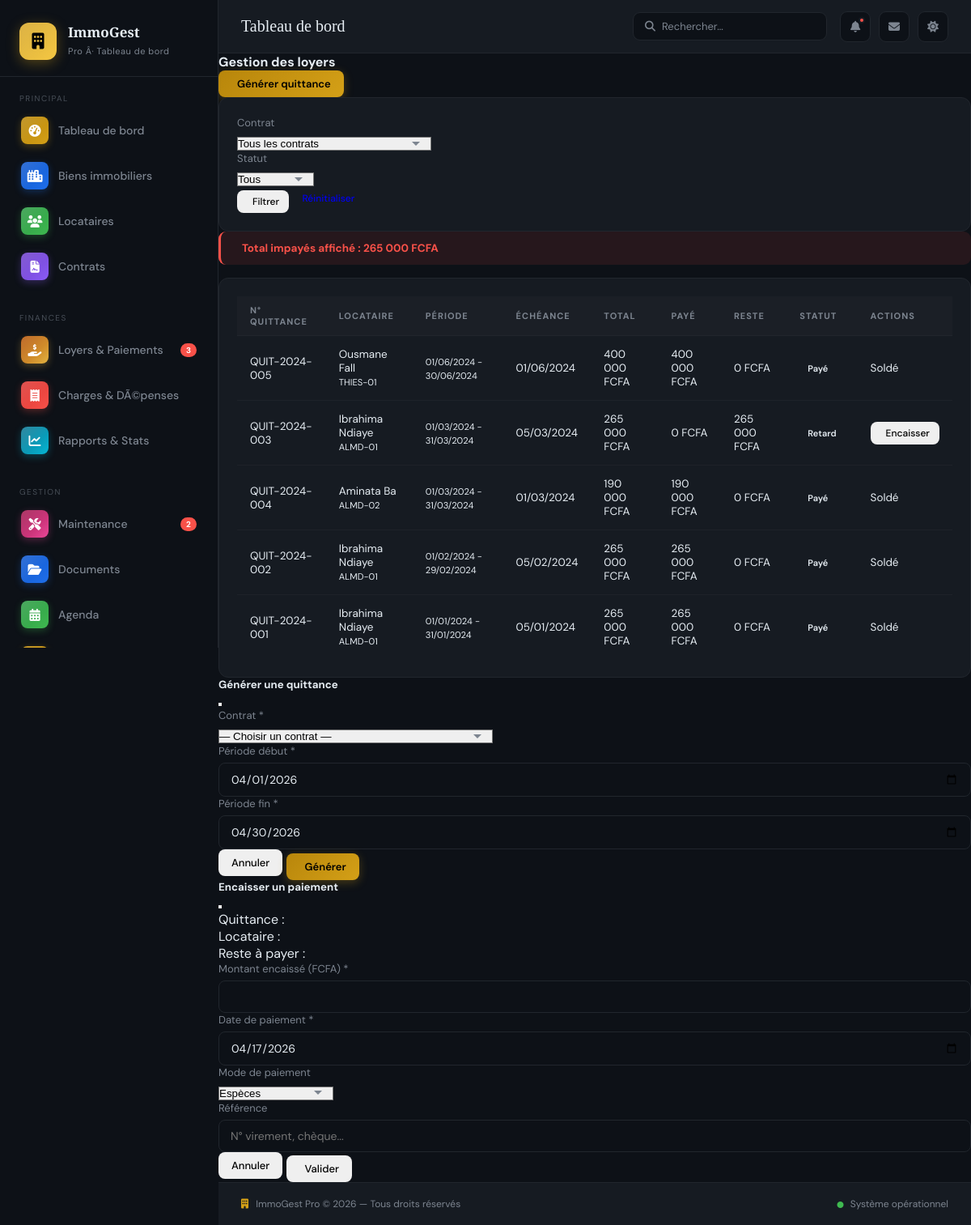
The app's page /pages/quittances.php (signed in) with its own data.
### tables this page shows
CREATE TABLE IF NOT EXISTS quittances (
    id INT AUTO_INCREMENT PRIMARY KEY,
    contrat_id INT NOT NULL,
    numero VARCHAR(50) NOT NULL UNIQUE,
    periode_debut DATE NOT NULL,
    periode_fin DATE NOT NULL,
    date_echeance DATE NOT NULL,
    montant_loyer DECIMAL(10,2) NOT NULL,
    montant_charges DECIMAL(10,2) DEFAULT 0.00,
    montant_total DECIMAL(10,2) NOT NULL,
    montant_paye DECIMAL(10,2) DEFAULT 0.00,
    date_paiement DATE,
    mode_paiement ENUM('especes','virement','cheque','mobile_money','autre') DEFAULT 'especes',
    reference_paiement VARCHAR(100),
    statut ENUM('en_attente','partiel','paye','retard','annule') DEFAULT 'en_attente',
    penalite_retard DECIMAL(10,2) DEFAULT 0.00,
    notes TEXT,
    created_at TIMESTAMP DEFAULT CURRENT_TIMESTAMP,
    updated_at TIMESTAMP DEFAULT CURRENT_TIMESTAMP ON UPDATE CURRENT_TIMESTAMP,
    FOREIGN KEY (contrat_id) REFERENCES contrats(id) ON DELETE CASCADE
);

CREATE TABLE IF NOT EXISTS logements (
    id INT AUTO_INCREMENT PRIMARY KEY,
    immeuble_id INT NOT NULL,
    reference VARCHAR(50) NOT NULL,
    type ENUM('studio','F1','F2','F3','F4','F5+','commerce','bureau','parking') DEFAULT 'F2',
    etage INT DEFAULT 0,
    surface DECIMAL(8,2),
    nb_pieces INT DEFAULT 1,
    nb_chambres INT DEFAULT 1,
    loyer_base DECIMAL(10,2) NOT NULL,
    charges DECIMAL(10,2) DEFAULT 0.00,
    depot_garantie DECIMAL(10,2) DEFAULT 0.00,
    statut ENUM('libre','occupe','travaux','indisponible') DEFAULT 'libre',
    description TEXT,
    equipements TEXT,
    photo VARCHAR(255),
    created_at TIMESTAMP DEFAULT CURRENT_TIMESTAMP,
    updated_at TIMESTAMP DEFAULT CURRENT_TIMESTAMP ON UPDATE CURRENT_TIMESTAMP,
    FOREIGN KEY (immeuble_id) REFERENCES immeubles(id) ON DELETE CASCADE
);

### pages/quittances.php (the view, shortened to what this page needs)
<?php
require_once __DIR__ . '/../config/app.php';
$db = getDB();
$where  = [];
$params = [];
$whereSQL = $where ? "WHERE " . implode(' AND ', $where) : '';
$quittances = $db->prepare("
    SELECT q.*, c.numero AS contrat_num, c.loyer_mensuel, c.locataire_id,
           CONCAT(l.prenom,' ',l.nom) AS locataire, l.telephone,
           lg.reference AS logement, i.nom AS immeuble
    FROM quittances q
    JOIN contrats c ON q.contrat_id = c.id
    JOIN locataires l ON c.locataire_id = l.id
    JOIN logements lg ON c.logement_id = lg.id
    JOIN immeubles i ON lg.immeuble_id = i.id
    $whereSQL
    ORDER BY q.date_echeance DESC
");
$quittances->execute($params);
$quittances = $quittances->fetchAll();
$totalImpayes = array_sum(array_column(array_filter($quittances, fn($q) => in_array($q['statut'], ['retard','partiel','en_attente'])), 'montant_total'))
              - array_sum(array_column(array_filter($quittances, fn($q) => in_array($q['statut'], ['retard','partiel','en_attente'])), 'montant_paye'));
?>
<?php include __DIR__ . '/../includes/header.php'; ?>
<div class="d-flex justify-content-between align-items-center mb-4">
  <h4 class="fw-bold mb-0"><i class="bi bi-receipt me-2 text-primary"></i>Gestion des loyers</h4>
  <button class="btn btn-primary" data-bs-toggle="modal" data-bs-target="#modalGenerer">
    <i class="bi bi-plus-lg me-1"></i>Générer quittance
  </button>
</div>
<div class="card border-0 shadow-sm mb-4">
  <div class="card-body py-2">
    <form method="GET" class="row g-2 align-items-end">
      <div class="col-md-4">
        <label class="form-label small mb-1">Contrat</label>
        <select name="contrat_id" class="form-select form-select-sm">
          <option value="">Tous les contrats</option>
        </select>
      </div>
      <div class="col-md-3">
        <label class="form-label small mb-1">Statut</label>
        <select name="statut" class="form-select form-select-sm">
          <option value="">Tous</option>
        </select>
      </div>
      <div class="col-auto">
        <button class="btn btn-outline-primary btn-sm"><i class="bi bi-funnel me-1"></i>Filtrer</button>
        <a href="?" class="btn btn-outline-secondary btn-sm ms-1">Réinitialiser</a>
      </div>
    </form>
  </div>
</div>
<?php if ($totalImpayes > 0): ?>
<div class="alert alert-danger d-flex align-items-center mb-4">
  <div><strong>Total impayés affiché : <?= formatMontant($totalImpayes) ?></strong></div>
</div>
<?php endif; ?>
<div class="card border-0 shadow-sm">
  <div class="card-body p-0">
    <div class="table-responsive">
      <table class="table table-hover align-middle mb-0">
        <thead class="table-light">
          <tr><th>N° Quittance</th><th>Locataire</th><th>Période</th><th>Échéance</th><th>Total</th><th>Payé</th><th>Reste</th><th>Statut</th><th>Actions</th></tr>
        </thead>
        <tbody>
        <?php foreach ($quittances as $q): ?>
        <?php $reste = $q['montant_total'] - $q['montant_paye']; ?>
        <tr class="<?= $q['statut']==='retard' ? 'table-danger' : '' ?>">
          <td><span class="fw-bold text-primary small"><?= htmlspecialchars($q['numero']) ?></span></td>
          <td>
            <div class="fw-semibold"><?= htmlspecialchars($q['locataire']) ?></div>
            <small class="text-muted"><?= htmlspecialchars($q['logement']) ?></small>
          </td>
          <td><small><?= formatDate($q['periode_debut']) ?> - <?= formatDate($q['periode_fin']) ?></small></td>
          <td><?= formatDate($q['date_echeance']) ?></td>
          <td><?= formatMontant($q['montant_total']) ?></td>
          <td class="text-success"><?= formatMontant($q['montant_paye']) ?></td>
          <td class="<?= $reste > 0 ? 'text-danger fw-bold' : '' ?>"><?= formatMontant($reste) ?></td>
          <td><?= badgeStatut($q['statut']) ?></td>
          <td>
            <?php if ($q['statut'] !== 'paye' && $q['statut'] !== 'annule'): ?>
            <button class="btn btn-sm btn-success" data-bs-toggle="modal" data-bs-target="#modalEncaisser"
                    data-id="<?= $q['id'] ?>"
                    data-num="<?= htmlspecialchars($q['numero']) ?>"
                    data-reste="<?= $reste ?>"
                    data-locataire="<?= htmlspecialchars($q['locataire']) ?>">
              <i class="bi bi-cash-coin"></i> Encaisser
            </button>
            <?php else: ?>
            <span class="text-success small"><i class="bi bi-check-circle"></i> Soldé</span>
            <?php endif; ?>
          </td>
        </tr>
        <?php endforeach; ?>
        </tbody>
      </table>
    </div>
  </div>
</div>
<div class="modal fade" id="modalGenerer" tabindex="-1">
  <div class="modal-dialog">
    <div class="modal-content">
      <form method="POST">
        <div class="modal-header">
          <h5 class="modal-title fw-bold"><i class="bi bi-file-earmark-plus me-2"></i>Générer une quittance</h5>
          <button type="button" class="btn-close" data-bs-dismiss="modal"></button>
        </div>
        <div class="modal-body">
          <div class="mb-3">
            <label class="form-label">Contrat *</label>
            <select name="contrat_id" class="form-select" required>
              <option value="">— Choisir un contrat —</option>
            </select>
          </div>
          <div class="row g-3">
            <div class="col-md-6">
              <label class="form-label">Période début *</label>
              <input type="date" name="periode_debut" class="form-control" required value="<?= date('Y-m-01') ?>">
            </div>
            <div class="col-md-6">
              <label class="form-label">Période fin *</label>
              <input type="date" name="periode_fin" class="form-control" required value="<?= date('Y-m-t') ?>">
            </div>
          </div>
        </div>
        <div class="modal-footer">
          <button type="button" class="btn btn-secondary" data-bs-dismiss="modal">Annuler</button>
          <button type="submit" class="btn btn-primary"><i class="bi bi-save me-1"></i>Générer</button>
        </div>
      </form>
    </div>
  </div>
</div>
<div class="modal fade" id="modalEncaisser" tabindex="-1">
  <div class="modal-dialog">
    <div class="modal-content">
      <form method="POST">
        <div class="modal-header bg-success text-white">
          <h5 class="modal-title"><i class="bi bi-cash-coin me-2"></i>Encaisser un paiement</h5>
          <button type="button" class="btn-close btn-close-white" data-bs-dismiss="modal"></button>
        </div>
        <div class="modal-body">
          <p>Quittance : <strong id="encNum"></strong></p>
          <p>Locataire : <strong id="encLoc"></strong></p>
          <p>Reste à payer : <strong class="text-danger" id="encReste"></strong></p>
          <div class="row g-3">
            <div class="col-md-6">
              <label class="form-label">Montant encaissé (FCFA) *</label>
              <input type="number" name="montant" id="encMontant" class="form-control" required>
            </div>
            <div class="col-md-6">
              <label class="form-label">Date de paiement *</label>
              <input type="date" name="date_paiement" class="form-control" required value="<?= date('Y-m-d') ?>">
            </div>
            <div class="col-md-6">
              <label class="form-label">Mode de paiement</label>
              <select name="mode_paiement" class="form-select">
                <option value="especes">Espèces</option>
              </select>
            </div>
            <div class="col-md-6">
              <label class="form-label">Référence</label>
              <input type="text" name="reference" class="form-control" placeholder="N° virement, chèque...">
            </div>
          </div>
        </div>
        <div class="modal-footer">
          <button type="button" class="btn btn-secondary" data-bs-dismiss="modal">Annuler</button>
          <button type="submit" class="btn btn-success"><i class="bi bi-check-lg me-1"></i>Valider</button>
        </div>
      </form>
    </div>
  </div>
</div>
<?php include __DIR__ . '/../includes/footer.php'; ?>

### config/app.php (shortened to what this page needs)
<?php
function formatMontant(float $montant, string $devise = 'FCFA'): string {
    return number_format($montant, 0, ',', ' ') . ' ' . $devise;
}
function formatDate(?string $date, string $format = 'd/m/Y'): string {
    return date($format, strtotime($date));
}
function badgeStatut(string $statut): string {
    $map = [
        'en_cours'   => ['success', 'En cours'],
        'resilie'    => ['danger', 'Résilié'],
        'expire'     => ['warning', 'Expiré'],
        'paye'       => ['success', 'Payé'],
        'retard'     => ['danger', 'Retard'],
        'partiel'    => ['warning', 'Partiel'],
        'en_attente' => ['secondary', 'En attente'],
        'libre'      => ['info', 'Libre'],
        'occupe'     => ['success', 'Occupé'],
        'travaux'    => ['warning', 'Travaux'],
        'actif'      => ['success', 'Actif'],
        'inactif'    => ['secondary', 'Inactif'],
        'liste_noire'=> ['dark', 'Liste noire'],
    ];
    $b = $map[$statut] ?? ['secondary', $statut];
    return "<span class='badge bg-{$b[0]}'>{$b[1]}</span>";
}

### assets/css/style.css (style rules this page uses)
:root { --bg-main: #0d1117; --bg-card: #161b22; --bg-sidebar: #0d1117; --border: #21262d; --accent-gold: #d4a017; --accent-blue: #1f6feb; --accent-green: #3fb950; --accent-red: #f85149; --accent-orange: #e3b341; --text-primary: #e6edf3; --text-muted: #7d8590; --text-dim: #484f58; --sidebar-w: 270px; --radius: 12px; --shadow: 0 8px 32px rgba(0,0,0,.45); }
* { margin:0; padding:0; box-sizing:border-box; }
body { font-family: 'DM Sans', sans-serif; background: var(--bg-main); color: var(--text-primary); min-height: 100vh; display: flex; }
.card { background: var(--bg-card); border: 1px solid var(--border); border-radius: var(--radius); overflow: hidden; }
.card-body { padding: 22px; }
table { width:100%; border-collapse:collapse; }
thead th { padding: 10px 16px; text-align: left; font-size: 11px; text-transform: uppercase; letter-spacing: 1px; color: var(--text-muted); background: rgba(255,255,255,.02); border-bottom: 1px solid var(--border); }
tbody td { padding: 14px 16px; border-bottom: 1px solid rgba(33,38,45,.7); font-size: 13.5px; vertical-align: middle; }
tbody tr:last-child td { border-bottom: none; }
.badge { padding: 4px 10px; border-radius: 20px; font-size: 11px; font-weight: 600; display: inline-flex; align-items:center; gap:5px; }
.btn { display:inline-flex; align-items:center; gap:7px; padding:8px 16px; border-radius:8px; font-size:13px; font-weight:500; cursor:pointer; border:none; text-decoration:none; transition: all .2s; font-family:'DM Sans',sans-serif; }
.btn-primary { background: linear-gradient(135deg, #b8860b, #d4a017); color:#000; font-weight:600; box-shadow: 0 3px 12px rgba(212,160,23,.3); }
.btn-sm { padding:6px 12px; font-size:12px; }
.form-label { display:block; font-size:13px; color:var(--text-muted); margin-bottom:6px; }
.form-control { width:100%; background: var(--bg-main); border: 1px solid var(--border); border-radius:8px; padding:10px 14px; color:var(--text-primary); font-size:14px; font-family:'DM Sans',sans-serif; outline:none; transition:border-color .2s; }
.form-select { appearance:none; background-repeat:no-repeat; background-position:right 12px center; padding-right:32px; }
.alert { padding:12px 16px; border-radius:9px; display:flex; align-items:center; gap:10px; font-size:13.5px; margin-bottom:16px; border-left:3px solid; }
.alert-danger { background:rgba(248,81,73,.1); border-color:var(--accent-red); color:var(--accent-red); }

### records on screen
quittances: numero "QUIT-2024-005", locataire "Ousmane Fall", logements.reference "THIES-01", periode_debut "01/06/2024", periode_fin "30/06/2024", date_echeance "01/06/2024", montant_total "400 000 FCFA", montant_paye "400 000 FCFA", formatMontant($reste) "0 FCFA", statut "Payé", shows "Soldé"
quittances: numero "QUIT-2024-003", locataire "Ibrahima Ndiaye", logements.reference "ALMD-01", periode_debut "01/03/2024", periode_fin "31/03/2024", date_echeance "05/03/2024", montant_total "265 000 FCFA", montant_paye "0 FCFA", formatMontant($reste) "265 000 FCFA", statut "Retard"
quittances: numero "QUIT-2024-004", locataire "Aminata Ba", logements.reference "ALMD-02", periode_debut "01/03/2024", periode_fin "31/03/2024", date_echeance "01/03/2024", montant_total "190 000 FCFA", montant_paye "190 000 FCFA", formatMontant($reste) "0 FCFA", statut "Payé", shows "Soldé"
quittances: numero "QUIT-2024-002", locataire "Ibrahima Ndiaye", logements.reference "ALMD-01", periode_debut "01/02/2024", periode_fin "29/02/2024", date_echeance "05/02/2024", montant_total "265 000 FCFA", montant_paye "265 000 FCFA", formatMontant($reste) "0 FCFA", statut "Payé", shows "Soldé"
quittances: numero "QUIT-2024-001", locataire "Ibrahima Ndiaye", logements.reference "ALMD-01", periode_debut "01/01/2024", periode_fin "31/01/2024", date_echeance "05/01/2024", montant_total "265 000 FCFA", montant_paye "265 000 FCFA", formatMontant($reste) "0 FCFA", statut "Payé", shows "Soldé"

### other values on screen
$page_title "Tableau de bord"
formatMontant($totalImpayes) "265 000 FCFA"
